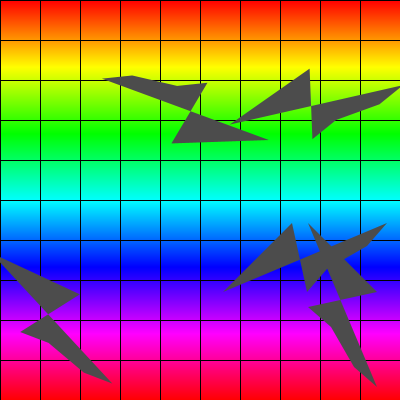
Frame 1 (no input)
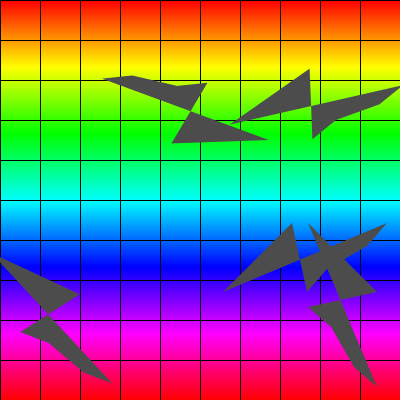
Frame 60 (the mouse pressed at the canvas centre just before this capture)
Frame 120 (the mouse held since frame 60 and released just before this capture): identical to frame 60, image omitted

The Processing sketch that drew these frames (run headless with seeded random() and noise(); from frame 60 on, the mouse is pressed at the canvas centre):

// Processing sketch: processing_91409
// ── processing_91409.pde

int[] x = {23, 46, 69, 92, 107, 127, 167, 187};
int[] y = {92, 69, 46, 23, 92, 69, 46, 23};

int[] x2 = new int[8];
int[] y2 = new int[8];

void setup()
{
  size(400, 400);
  colorMode(HSB, 360, 100, 100, 100);
  
  for (int i = 0; i < 8; i++)
  {
    x2[i] = int(random(1, 100));
    y2[i] = int(random(1, 100));
  }
}

void draw()
{
  // Create a gradient background
  for (int i = 0; i < 400; i++)
  {
    float percent = (float)i / 400;
    stroke(360 * percent, 100, 100, 100);
    line(0, i, 400, i);
  }
  
  // Create a grid
  for (int i = 0; i < 400; i += 40)
  {
   stroke(0, 0, 0);
   line(i, 0, i, 400);
  }
  for (int i = 0; i < 400; i += 40)
  {
   stroke(0, 0, 0);
   line(0, i, 400, i);
  }
  
  shapeMaker(200, 200, 0);
  shapeMaker(400, 200, 90);
  shapeMaker(223, 30, 10);
  shapeMaker(223, 223, 223);
  shapeMaker(70, 200, 70);
}

void shapeMaker(int xTrans, int yTrans, int degrees)
{
  pushMatrix();
  translate(xTrans, yTrans);
  rotate(radians(degrees));
  polygon(0, 0);
  popMatrix();
}
void polygon(int xShift, int yShift)
{
  noStroke();
  fill(0, 0, 30);
  beginShape();
  for (int i = 0; i < x.length; i++)
  {
    vertex(x[i] + xShift, y[i] + yShift);
  }
  endShape();
}
